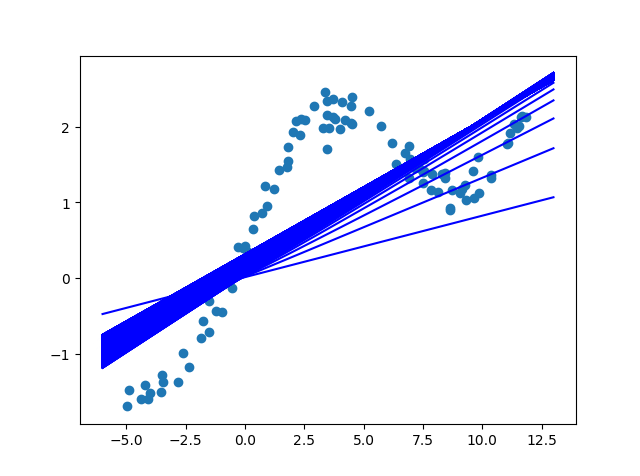

Reproduce this figure in Python.
import numpy as np
import matplotlib.pyplot as plt
from numpy import *

file1 = open("q2x.dat")
dataX = file1.readlines()
file2 = open("q2y.dat")
dataY = file2.readlines()

file1.close()
file2.close()

X = []
Y = []

for eachline in dataX:
	X.append(float(eachline))
for eachline in dataY:
	Y.append(float(eachline))

pointX = np.mat(X)
pointY = np.mat(Y)

plt.scatter(pointX,pointY)

m = size(X)
theta0 = 0
theta1 = 0
alpha = 0.01
Max_step = 500
e = 0.0001

for i in range(Max_step):
	sigma0 = 0
	sigma1 = 0
	for j in range(m):
		sigma0 = sigma0 + theta0 + theta1 * pointX[0,j] - pointY[0,j]
		sigma1 = sigma1 + (theta0 + theta1 * pointX[0,j] - pointY[0,j]) * pointX[0,j]
	theta0 = theta0 - alpha * (1/m) * sigma0
	theta1 = theta1 - alpha * (1/m) * sigma1
	x = np.linspace(-6, 13, 100)
	y = theta0 + theta1 * x
	plt.plot(x,y,'blue')

plt.legend()
plt.show()
